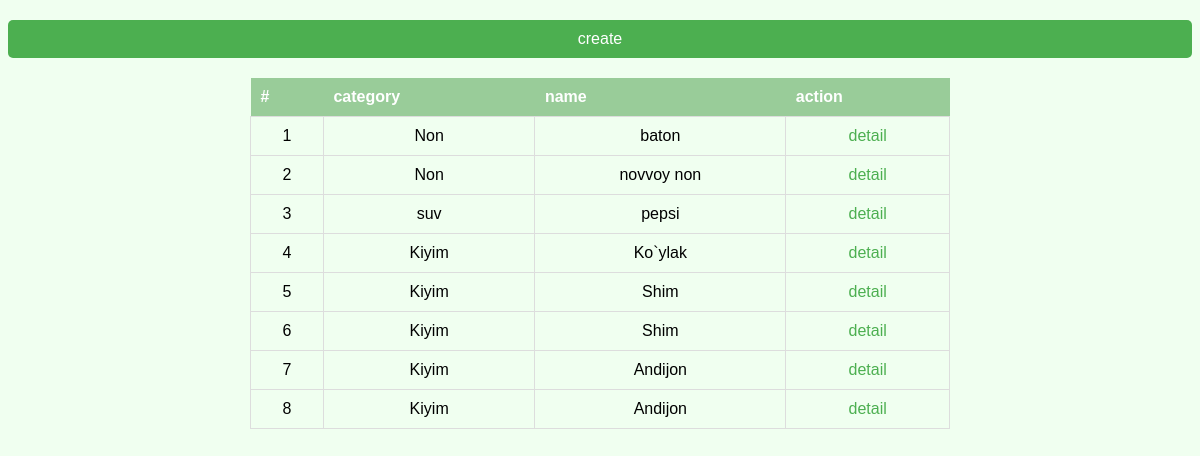
Before: /main/back-office/product/list with the older database file.
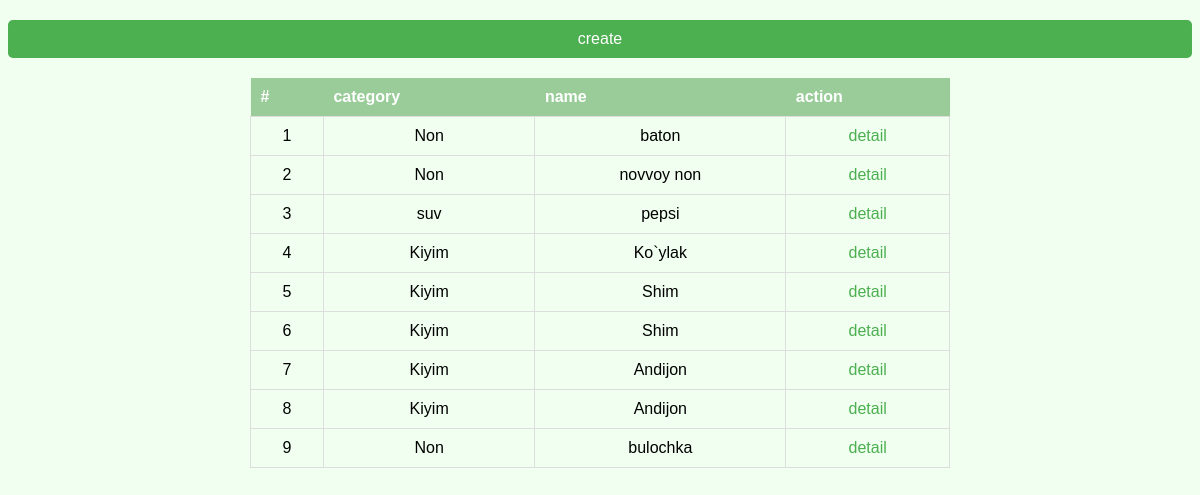
After: the same page with the newer database file.
### Goods/models.py (models this page shows, shortened)
class Product(models.Model):
    name:str = models.CharField(max_length=255)
    quantity:int = models.PositiveIntegerField(default=1)
    price:float = models.DecimalField(max_digits=8, decimal_places=2)
    category:Category = models.ForeignKey(Category, on_delete=models.CASCADE)
    description:str = models.TextField()

class Category(models.Model):
    name = models.CharField(max_length=255)
    generate_code = models.CharField(max_length=255, blank=True, unique=True)
    is_active = models.BooleanField(default=True)

### Goods/back-office/product/views.py (the view)
# urls.py: path('list', views.listProduct, name='listProduct'),
def listProduct(request):
    queryset = models.Product.objects.all()
    context = {}
    context['queryset'] = queryset
    return render(request, 'back-office/product/list.html',context)

### templates/back-office/product/list.html (shortened to what this page needs)
<!DOCTYPE html>
<html lang="en">
<head>
</head>
<body>
    <a class="create-button" href="{% url 'createProduct' %}">create</a>
    <table>
        <tr>
            <th>#</th>
            <th>category</th>
            <th>name</th>
            <th>action</th>
        </tr>
        {% for product in queryset %}
        <tr>
            <td>{{forloop.counter}}</td>
            <td>{{product.category.name}}</td>
            <td>{{product.name}}</td>
            <td><a href="{% url 'detailProduct' product.id %}">detail</a></td>
        </tr>
        {% endfor %}
    </table>
</body>
</html>

### templates/back-office/product/list.html (style rules this page uses)
body { background-color: #f0fff0; font-family: Arial, sans-serif; text-align: center; }
table { margin: 20px auto; border-collapse: collapse; width: 700px; }
th { padding: 10px; background-color: #99cc99; color: white; text-align: left; }
td { padding: 10px; border: 1px solid #ddd; }
a { color: #4CAF50; text-decoration: none; }
.create-button { display: block; margin: 20px auto; background-color: #4CAF50; color: white; padding: 10px 20px; border: none; border-radius: 5px; cursor: pointer; }

Changed rows visible on the page:
added Product: category.name "Non", name "bulochka"
